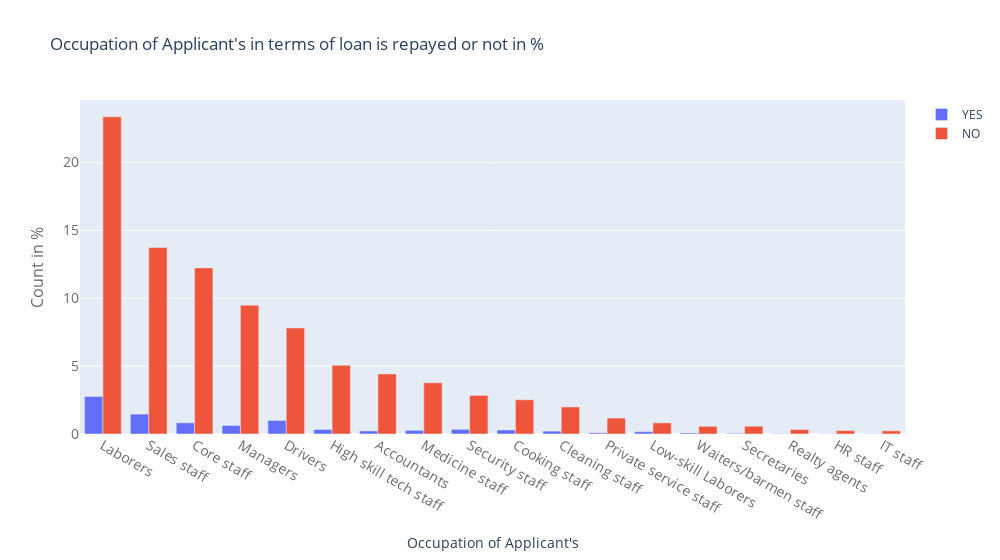

Notebook source saved alongside this figure:
### Markdown cell above
##  Occupation of Applicant's in terms of loan is repayed or not in %

### Code cell
#code

### Figure 1 — Plotly figure (JSON) as saved in the notebook; plotly's stock layout.template omitted (floating-point values rounded to 4 significant figures)
{"data": [{"name": "YES", "type": "bar", "x": ["Laborers", "Sales staff", "Core staff", "Managers", "Drivers", "High skill tech staff", "Accountants", "Medicine staff", "Security staff", "Cooking staff", "Cleaning staff", "Private service staff", "Low-skill Laborers", "Waiters/barmen staff", "Secretaries", "Realty agents", "HR staff", "IT staff"], "y": [2.765, 1.465, 0.8232, 0.629, 0.998, 0.332, 0.2245, 0.2709, 0.342, 0.2941, 0.2117, 0.08289, 0.17, 0.072, 0.04358, 0.02795, 0.01705, 0.0161]}, {"name": "NO", "type": "bar", "x": ["Laborers", "Sales staff", "Core staff", "Managers", "Drivers", "High skill tech staff", "Accountants", "Medicine staff", "Security staff", "Cooking staff", "Cleaning staff", "Private service staff", "Low-skill Laborers", "Waiters/barmen staff", "Secretaries", "Realty agents", "HR staff", "IT staff"], "y": [23.37, 13.74, 12.24, 9.494, 7.814, 5.058, 4.424, 3.773, 2.842, 2.522, 1.992, 1.173, 0.8213, 0.5665, 0.5746, 0.3278, 0.2496, 0.233]}], "layout": {"title": {"text": "Occupation of Applicant's in terms of loan is repayed or not in %"}, "width": 1000, "xaxis": {"tickfont": {"color": "rgb(107, 107, 107)", "size": 14}, "title": {"text": "Occupation of Applicant's"}}, "yaxis": {"tickfont": {"color": "rgb(107, 107, 107)", "size": 14}, "title": {"font": {"color": "rgb(107, 107, 107)", "size": 16}, "text": "Count in %"}}}}
